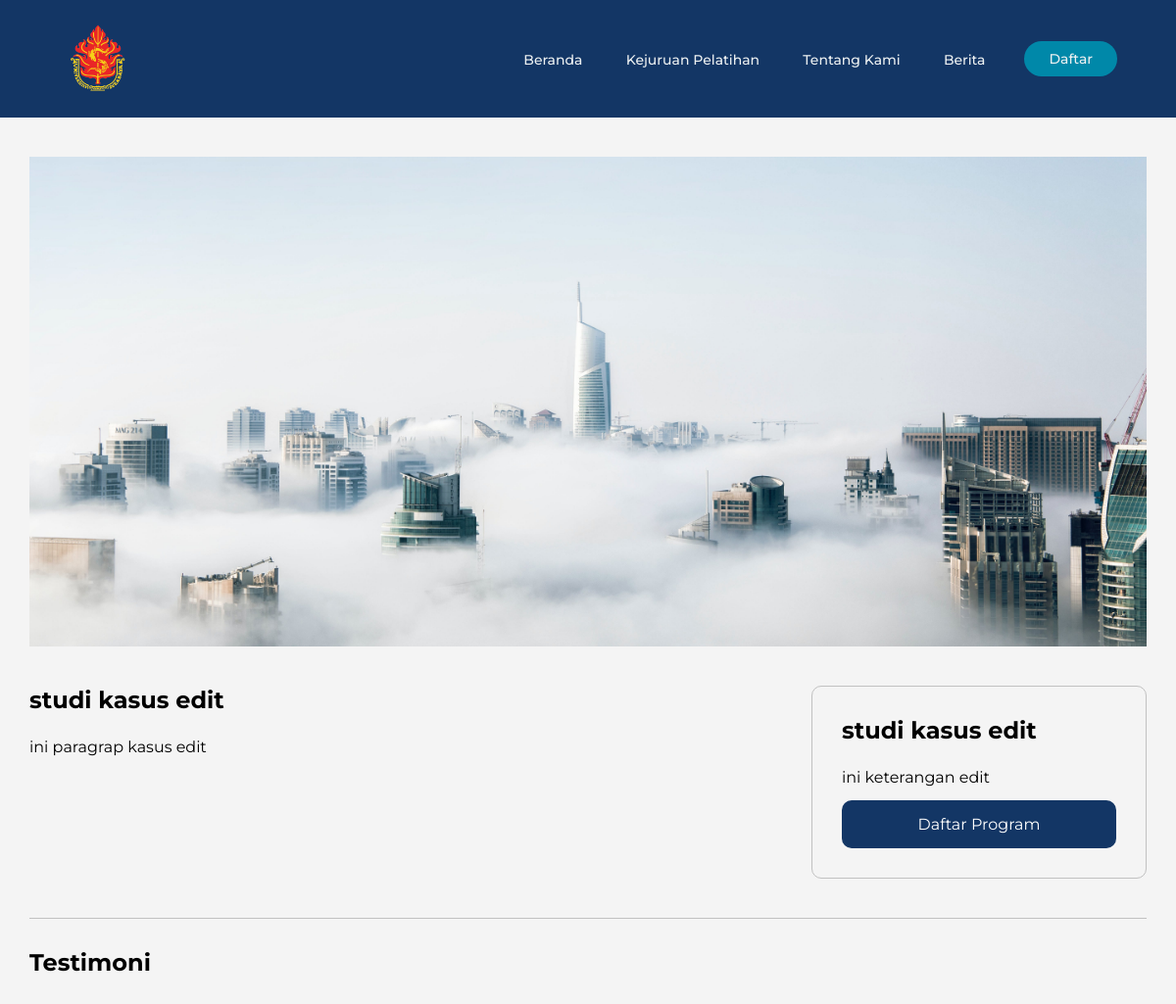
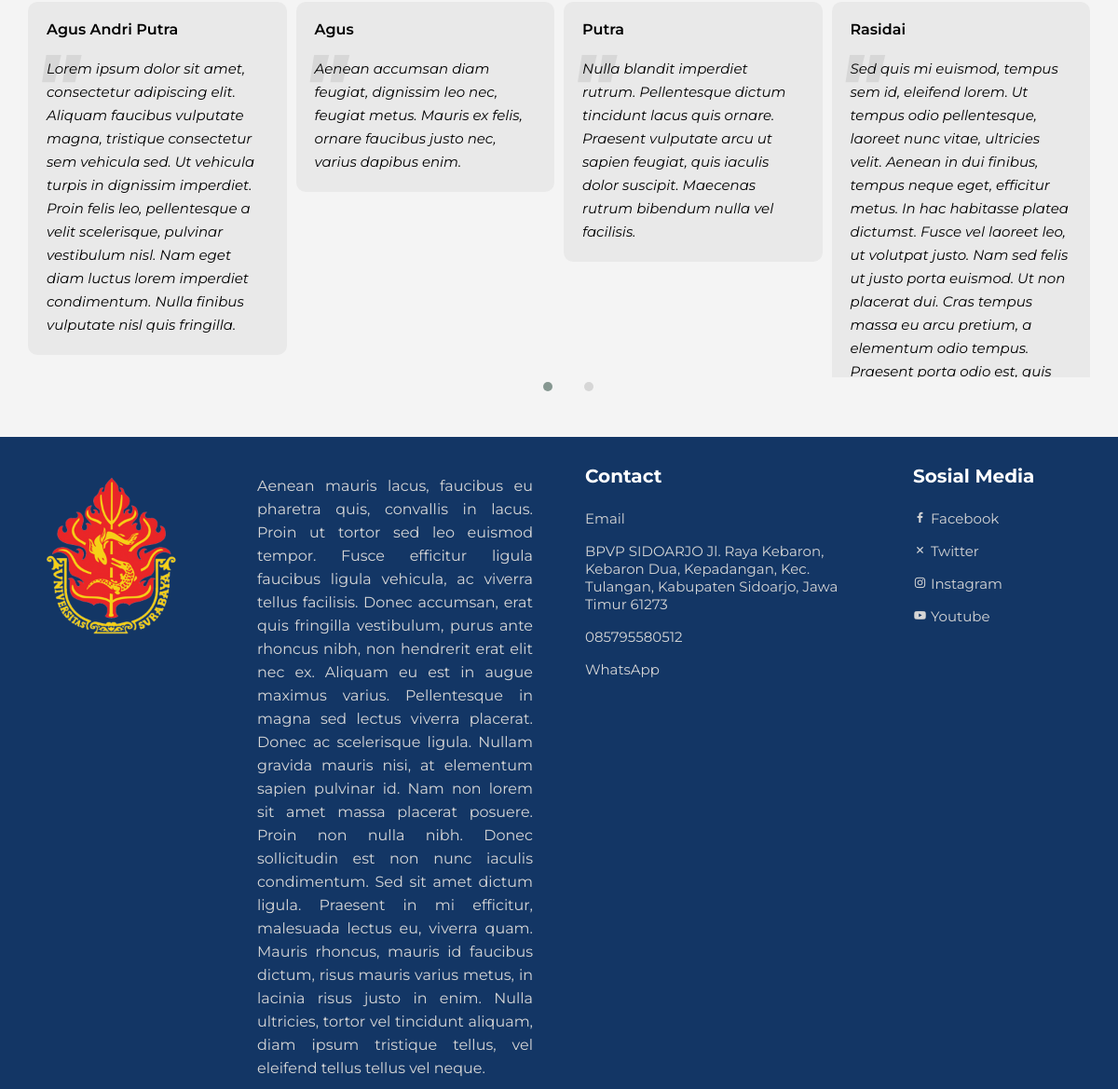
The app's page /kelas-detail.php?id=20 with its own data (2 pictures, top to bottom).
### tables this page shows
CREATE TABLE `kelas` (
  `id` int(11) NOT NULL,
  `nama_kelas` varchar(255) NOT NULL,
  `info` text DEFAULT NULL,
  `gambar` varchar(255) DEFAULT NULL,
  `description` text DEFAULT NULL,
  `id_pelatihan` int(11) DEFAULT NULL
);

CREATE TABLE `testimonial` (
  `id` int(11) NOT NULL,
  `nama` varchar(100) NOT NULL,
  `testimoni` text NOT NULL
);

CREATE TABLE `footer_settings` (
  `id` int(11) NOT NULL,
  `logo` varchar(255) DEFAULT NULL,
  `description` text DEFAULT NULL
);

CREATE TABLE `footer_contact` (
  `id` int(11) NOT NULL,
  `email` varchar(100) DEFAULT NULL,
  `address` varchar(255) DEFAULT NULL,
  `phone` varchar(20) DEFAULT NULL,
  `whatsapp` varchar(20) DEFAULT NULL
);

### kelas-detail.php (the view, shortened to what this page needs)
<?php
require_once "includes/header.php";
require_once "includes/config.php";
$id_kelas = $_GET['id'];
$query_kelas = "SELECT * FROM kelas WHERE id = $id_kelas";
$result_kelas = mysqli_query($koneksi, $query_kelas);
$row_kelas = mysqli_fetch_assoc($result_kelas);
?>
<section id="sc" class="featured-image">
	<div class="slider-wrapper">
		<img src="assets/img/<?php echo $row_kelas['gambar']; ?>" alt="<?php echo $row_kelas['nama_kelas']; ?>" class="ig-fluid">
	</div>
</section>
<section>
	<div class="content-detail">
		<div class="content-detail-main">
			<h3><?php echo $row_kelas['nama_kelas']; ?></h3>
			<div class="description"><?php echo $row_kelas['description']; ?></div>
		</div>
		<div class="content-detail-sidebar">
			<h3><?php echo $row_kelas['nama_kelas']; ?></h3>
			<div class="description"><?php echo $row_kelas['info']; ?></div>
			<a href="#" class="btn">Daftar Program</a>
		</div>
	</div>
</section>
<section class="testi-area">
    <h3 class="testi-area-title">Testimoni</h3>
    <div class="testi-area-item owl-carousel owl-theme">
        <?php
        $query_testimonial = "SELECT * FROM testimonial";
        $result_testimonial = mysqli_query($koneksi, $query_testimonial);
        while ($row_testimonial = mysqli_fetch_assoc($result_testimonial)) : ?>
            <div class="testimoni-content">
				<div class="author"><?php echo $row_testimonial['nama']; ?></div>
                <p><?php echo $row_testimonial['testimoni']; ?></p>
            </div>
        <?php endwhile; ?>
    </div>
</section>
<?php
	require_once "includes/footer.php";
?>

### includes/header.php (shortened to what this page needs)
<!DOCTYPE html>
<html lang="en">
<head>
    <link rel="stylesheet" href="https://unpkg.com/boxicons@latest/css/boxicons.min.css">
    <link rel="stylesheet" href="https://cdnjs.cloudflare.com/ajax/libs/font-awesome/6.5.1/css/all.min.css" />
	<link rel="stylesheet" href="https://cdnjs.cloudflare.com/ajax/libs/font-awesome/6.5.1/css/fontawesome.min.css" />
    <link rel="stylesheet" href="assets/style/style.css">
    <link rel="stylesheet" href="https://cdnjs.cloudflare.com/ajax/libs/OwlCarousel2/2.3.4/assets/owl.carousel.min.css" />
    <link rel="stylesheet" href="https://cdnjs.cloudflare.com/ajax/libs/OwlCarousel2/2.3.4/assets/owl.theme.default.min.css" />
</head>
<body>
    <header>
		<img class="logo" src="assets/img/logo.png" alt="logo">
		<nav>
			<ul class="nav_links">
            <li <?php if(basename($_SERVER['PHP_SELF']) == 'index.php') echo 'class="active"'; ?>><a href="index.php">Beranda</a></li>
            <li <?php if(basename($_SERVER['PHP_SELF']) == 'pelatihan.php') echo 'class="active"'; ?>><a href="pelatihan.php">Kejuruan Pelatihan</a></li>
            <li <?php if(basename($_SERVER['PHP_SELF']) == 'tentang-kami.php') echo 'class="active"'; ?>><a href="tentang-kami.php">Tentang Kami</a></li>
            <li <?php if(basename($_SERVER['PHP_SELF']) == 'berita.php' || basename($_SERVER['PHP_SELF']) == 'berita-detail.php') echo 'class="active"'; ?>><a href="berita.php">Berita</a></li>
			</ul>
		</nav>
		<a class="cta" href="index.php"><button>Daftar</button></a>
	</header>
    <div class="container">

### includes/footer.php
    </div>
    <footer>
        <section class="footer">
            <div class="footer-content">
                <?php
                $query_logo = "SELECT logo FROM footer_settings ORDER BY id DESC LIMIT 1";
                $result_logo = mysqli_query($koneksi, $query_logo);
                $row_logo = mysqli_fetch_assoc($result_logo);
                ?>
                <img class="logo-footer" src="<?php echo str_replace('../../', '', $row_logo['logo']); ?>" alt="logo">
            </div>
            <div class="footer-content">
                <?php
                $query_description = "SELECT description FROM footer_settings ORDER BY id DESC LIMIT 1";
                $result_description = mysqli_query($koneksi, $query_description);
                $row_description = mysqli_fetch_assoc($result_description);
                ?>
                <p><?php echo $row_description['description']; ?></p>
            </div>
            <div class="footer-content">
                <h4>Contact</h4>
                <ul>
                    <?php
                    $query_contact = "SELECT email, address, phone, whatsapp FROM footer_contact ORDER BY id DESC LIMIT 1";
                    $result_contact = mysqli_query($koneksi, $query_contact);
                    $row_contact = mysqli_fetch_assoc($result_contact);
                    ?>
                    <li><a href="mailto:<?php echo $row_contact['email']; ?>">Email</a></li>
                    <li><a href="#"><?php echo $row_contact['address']; ?></a></li>
                    <li><a href="tel:<?php echo $row_contact['phone']; ?>"><?php echo $row_contact['phone']; ?></a></li>
                    <li><a href="https://wa.me/<?php echo $row_contact['whatsapp']; ?>">WhatsApp</a></li>
                </ul>
            </div>
            <div class="footer-content">
                <h4>Sosial Media</h4>
                <ul>
                    <?php
                    $query_social_media = "SELECT facebook, twitter, instagram, youtube FROM social_media ORDER BY id DESC LIMIT 1";
                    $result_social_media = mysqli_query($koneksi, $query_social_media);
                    $row_social_media = mysqli_fetch_assoc($result_social_media);
                    ?>
                    <li><a href="<?php echo $row_social_media['facebook']; ?>"><i class='bx bxl-facebook'></i> Facebook</a></li>
                    <li><a href="<?php echo $row_social_media['twitter']; ?>"><i class='bx bx-x'></i> Twitter</a></li>
                    <li><a href="<?php echo $row_social_media['instagram']; ?>"><i class='bx bxl-instagram'></i> Instagram</a></li>
                    <li><a href="<?php echo $row_social_media['youtube']; ?>"><i class='bx bxl-youtube'></i> Youtube</a></li>
                </ul>
            </div>
        </section>
    </footer>
</body>
</html>

### assets/style/style.css (style rules this page uses)
body { background-color: #f4f4f4; font-family: 'Montserrat', sans-serif; }
* { box-sizing: border-box; margin: 0; padding: 0; text-decoration: none; }
header li, header a, header button { font-family: 'Montserrat', sans-serif; font-weight: 500; font-size: 14px; color: #ecf0f1; text-decoration: none; }
header { display: flex; justify-content: flex-end; align-items: center; padding: 20px 5%; background-color: rgba(19, 54, 101, 1); }
.logo { cursor: pointer; height: 80px; width: 80px; margin-right: auto ; }
.nav_links { list-style: none; }
.nav_links li { display: inline-block; padding: 0px 20px; }
.nav_links li a { transition: all 0.3s ease 0s; }
button { margin-left: 20px; padding: 9px 25px; background-color: rgba(0, 136, 169, 1); border: none; border-radius: 50px; cursor: pointer; transition: all 0.3s ease 0s; }
.slider-wrapper { position: relative; max-width: 100%; height: 500px; margin: 0 auto; overflow: hidden; }
.slider-wrapper img { object-fit: cover; height: 100%; width: 100%; }
#sc { padding: 40px 0; background-color: #f4f4f4; width: 95%; margin: 0 auto; }
.content-detail { margin: 0 auto; width: 95%; padding: 0px 0px 40px; display: flex; column-gap: 40px; align-items: flex-start; }
.content-detail h3 { font-size: 24px; margin-bottom: 20px; }
.content-detail-main { flex: 1 0 0; }
.content-detail-main .description p, .content-detail-sidebar .description { margin-bottom: 10px; font-size: 16px; line-height: 27px; }
.content-detail-sidebar { flex: 30% 0 0; border: 1px solid #c1c1c1; border-radius: 10px; padding: 30px; }
.content-detail-sidebar .btn { display: block; background-color: #133665; color: #ffffff; padding: 15px 0px; text-align: center; border-radius: 10px; }
.testi-area { width: 95%; margin: 0 auto 40px; border-top: 1px solid #c1c1c1; padding-top: 30px; }
.testi-area .testi-area-title { font-size: 24px; margin-bottom: 30px; }
.testimoni-content { background-color: #e9e9e9; padding: 20px; border-radius: 10px; display: flex; flex-direction: column; row-gap: 20px; }
.testimoni-content .author { font-weight: 600; color: #000000; }
.testimoni-content p { position: relative; z-index: 1; font-size: 15px; line-height: 25px; font-style: italic; }
.testimoni-content p::before { content: '"'; font-size: 100px; font-weight: 800; color: #d7d7d7; position: absolute; top: 0px; left: -13px; z-index: -1; line-height: 65px; }
.footer { margin-top: 10px; padding-top: 30px; padding-left: 20px; padding-right: 20px; display: grid; grid-template-columns: repeat(auto-fit, minmax(200px, auto)); gap: 3.5rem; background-color: rgba(19, 54, 101, 1); }
.logo-footer { height: 200px; width: 200px; }
.footer-content h4 { color: #fff; margin-bottom: 1.5rem; font-size: 20px; }
.footer-content li { margin-bottom: 16px; }
.footer-content li a { display: block; color: #d6d6d6; font-size: 15px; font-weight: 400px; transition: all 0.4s ease; }
.footer-content p { color: #d6d6d6; font-size: 16px; line-height: 25px; margin: 10px 0; text-align: justify; word-wrap: break-word; }
.footer-content ul { list-style: none; }

### records on screen
kelas: gambar (picture), nama_kelas "studi kasus edit", description "ini paragrap kasus edit", info "ini keterangan edit"
testimonial: nama "Agus Andri Putra", testimoni "Lorem ipsum dolor sit amet, consectetur adipiscing elit. Aliquam faucibus vulputate magna, tristique consectetur sem vehicula sed. Ut vehicula turpis in dignissim imperdiet. Proin felis leo, pellentesque a velit scelerisque, pulvinar vestibulum nisl. Nam eget diam luctus lorem imperdiet condimentum. Nulla finibus vulputate nisl quis fringilla."
testimonial: nama "Agus", testimoni "Aenean accumsan diam feugiat, dignissim leo nec, feugiat metus. Mauris ex felis, ornare faucibus justo nec, varius dapibus enim."
testimonial: nama "Putra", testimoni "Nulla blandit imperdiet rutrum. Pellentesque dictum tincidunt lacus quis ornare. Praesent vulputate arcu ut sapien feugiat, quis iaculis dolor suscipit. Maecenas rutrum bibendum nulla vel facilisis."
testimonial: nama "Rasidai", testimoni "Sed quis mi euismod, tempus sem id, eleifend lorem. Ut tempus odio pellentesque, laoreet nunc vitae, ultricies velit. Aenean in dui finibus, tempus neque eget, efficitur metus. In hac habitasse platea dictumst. Fusce vel laoreet leo, ut volutpat justo. Nam sed felis ut justo porta euismod. Ut non placerat dui. Cras tempus massa eu arcu pretium, a elementum odio tempus. Praesent porta odio est, quis…"
footer_settings: description "Aenean mauris lacus, faucibus eu pharetra quis, convallis in lacus. Proin ut tortor sed leo euismod tempor. Fusce efficitur ligula faucibus ligula vehicula, ac viverra tellus facilisis. Donec accumsan, erat quis fringilla vestibulum, purus ante rhoncus nibh, non hendrerit erat elit nec ex. Aliquam eu est in augue maximus varius. Pellentesque in magna sed lectus viverra placerat. Donec ac scelerisque ligula. Nullam gravida mauris nisi, at elementum sapien pulvinar id. Nam non lorem sit amet massa placerat posuere. Proin non nulla nibh. Donec sollicitudin est non nunc iaculis condimentum. Sed sit amet dictum ligula. Praesent in mi efficitur, malesuada lectus eu, viverra quam. Mauris rhoncus,…"
footer_contact: address "BPVP SIDOARJO Jl. Raya Kebaron, Kebaron Dua, Kepadangan, Kec. Tulangan, Kabupaten Sidoarjo, Jawa Timur 61273", phone "085795580512"
